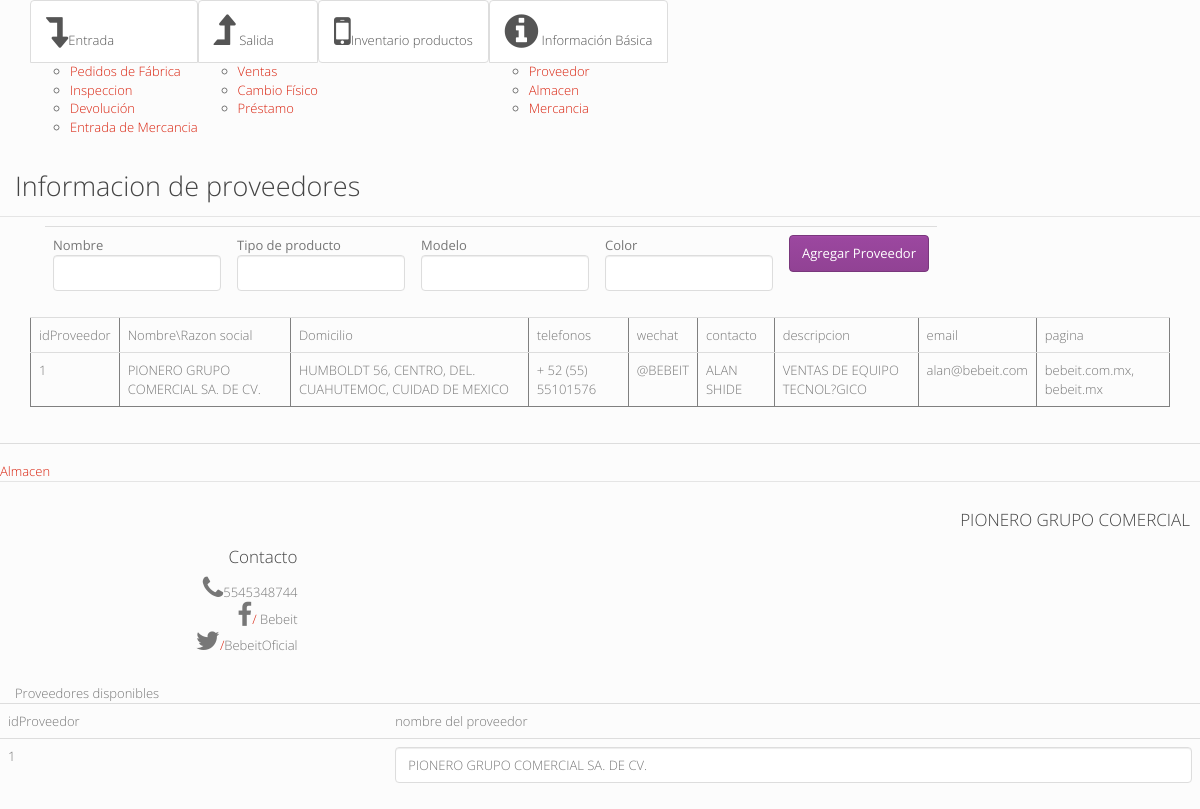
The page /vistas/almacen/proveedores.php on the database its author committed.
### tables this page shows
CREATE TABLE `proveedor` (
  `idProveedor` mediumint(9) NOT NULL,
  `razon_social` varchar(100) DEFAULT NULL,
  `domicilio` text,
  `telefonos` text,
  `wechat` varchar(50) DEFAULT NULL,
  `contacto` varchar(100) DEFAULT NULL,
  `descripcion` text,
  `email` varchar(150) DEFAULT NULL,
  `pagina` varchar(255) DEFAULT NULL,
  `tipo_de_producto` enum('smartphone','smartwatch','tablet','drone') DEFAULT NULL,
  `idmodelo` varchar(100) NOT NULL
);

### vistas/almacen/proveedores.php (the view, shortened to what this page needs)
<?php
require("../PHP/conexion2.php");
include "../PHP/header.php";
include 'nav.php';
$result = mysqli_query($enlace_sib3, "SELECT idProveedor,razon_social,domicilio,telefonos,wechat,contacto,descripcion,email,pagina FROM proveedor ORDER BY idProveedor DESC");
$display_block = '<h2 class="modal-header">Informacion de proveedores </h2>';
echo $display_block;
$display_boton = '<button class="btn btn-warning">
Agregar Proveedor<input type="hidden" name="enviar">
</button>';
$display_formulario = '<form class="form-inline form-group" action="proveedores.php" method="get" enctype="application/x-www-form-urlencoded">
<table class="table"><tr>
<td><label class="control-label">Nombre</label><input type="text" name="nombreProveedor" class="form-control"></td>
<td><label class="control-label">Tipo de producto</label><input type="text" name="tipoProducto" class="form-control"></td>
<td><label class="control-label">Modelo</label><input type="text" name="modelo" class="form-control"></td>
<td><label class="control-label">Color</label><input type="text" name="color" class="form-control"><br></td>
<td>'.$display_boton.'</td></tr></table>
</form>';
echo "<div class='container'>";
echo "<div class='col-md-8'>";
echo $display_formulario;
echo "</div>";
echo "<table class='table' border = '1'> \n";
echo "<tr>
<td>idProveedor</td>
<td>Nombre\\Razon social</td>
<td>Domicilio</td>
<td>telefonos</td>
<td>wechat</td>
<td>contacto</td>
<td>descripcion</td>
<td>email</td>
<td>pagina</td>
</tr> \n";
while ($row = mysqli_fetch_array($result))
{
  echo "<tr><td>".$row[0]."</td><td>".utf8_encode($row[1])."</td><td>".$row[2]."</td><td>".$row[3]."</td><td>".$row[4]."</td><td>".$row[5]."</td><td>".$row[6]."</td><td>".$row[7]."</td><td>".$row[8]."</td></tr> \n";
}
echo "</table> \n";
echo "</div>";
echo "<hr> <a href='almacen.php'> Almacen </a>";
include('footer.php');
?>
<?php
echo "<div class='col-md-8'>Proveedores disponibles</div>";
echo "<table class='table'>";
$resultproveedor = mysqli_query($enlace_sib3,"SELECT idProveedor,razon_social FROM proveedor WHERE razon_social='PIONERO GRUPO COMERCIAL SA. DE CV.'");
  echo "<tr><td>idProveedor</td><td>nombre del proveedor</td></tr>";
  while ($row = mysqli_fetch_array($resultproveedor))
  {
  echo "<tr><td>".$row[0]."</td><td>
  <input class='form-control' name='proveedor' value='".$row[1]."'></td>
       </tr>";
  }
  echo "</table>";
?>

### rows shown on the page
proveedor: idProveedor "1", razon_social "PIONERO GRUPO COMERCIAL SA. DE CV.", domicilio "HUMBOLDT 56, CENTRO, DEL. CUAHUTEMOC, CUIDAD DE MEXICO", telefonos "+ 52 (55) 55101576", wechat "@BEBEIT", contacto "ALAN SHIDE", descripcion "VENTAS DE EQUIPO TECNOL?GICO", email "alan@bebeit.com", pagina "bebeit.com.mx, bebeit.mx", proveedor "PIONERO GRUPO COMERCIAL SA. DE CV."
